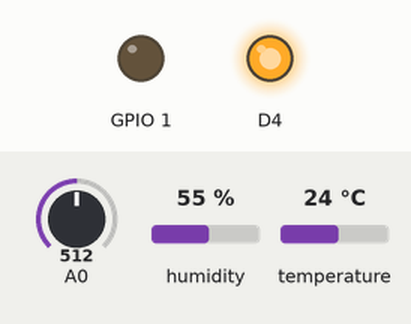
This sketch was run on a simulated ESP8266 (Wemos D1 mini). Parts: output pins drawn as LEDs (lit = HIGH). The inputs (shaded band) are chosen by the test bench; at power-on: temperature 24 °C, A0 = 512, humidity 55 %. WiFi joins after 1.5 s; servers stay silent unless stated; what the sketch prints to the serial monitor is not drawn.

Above: at 0.6 s.
At 2.7 s:
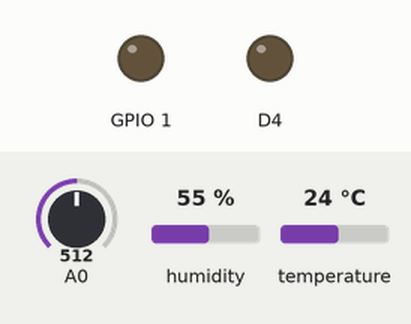
2.8 s: temperature set to 12 °C
7.4 s: temperature set to 19 °C
At 11.5 s:
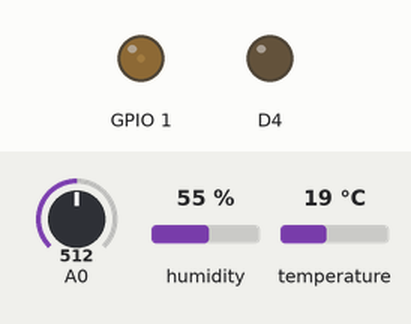
Timing chart, 0 to 13.0 s (numbered marks = the images above; inputs shaded):
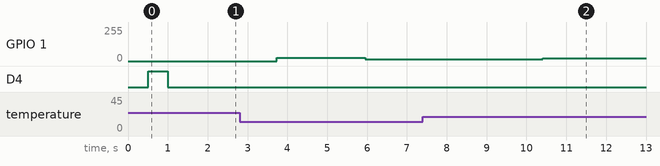

The sketch:

wemosd1yun.ino
```cpp
#include <stdlib.h>

#include <ESP8266WiFi.h>
#include <DHTesp.h>

#define _DEBUG  //设置是否调试，注释该行取消调试

#ifdef _DEBUG   //判断是否处于调试模式
  #define dprint(x)   sprint(x)
  #define dprintln(x) sprintln(x)
#else
  #define dprint(x)
  #define dprintln(x)
#endif

/*
* 我觉得用#define可以节约内存，将Serial.x替换成sx写起来也方便，
* 函数名一律小写不用经常大小写切换更好
*/

//函数名缩写
#define pmod(a,b)   pinMode(a,b)
#define dout(a,b)   digitalWrite(a,b)
#define aout(a,b)   analogWrite(a,b)
#define din(x)      digitalRead(x)
#define ain(x)      analogRead(x)
#define sprint(x)   Serial.print(x)
#define sprintln(x) Serial.println(x)

//OneNET平台设置,从OneNet开发者中心→设备列表→设备详情页面获取
#define DEV_ID      "571541226"                       //设备Id项
#define API_KEY     "CWTI3qiS=7FYnT1=fLFVhu=CluE="    //APIKey项
#define SER_ADDR    "api.heclouds.com"                //统一设置

//无线网络设置
#define NET_SSID    "Z"   //无线网络的名称
#define NET_PWD     "ZHOUOUOU" //无线网络密码
#define NET_LED     2           //这是WeMos板子中ESP8266模块上的LED灯引脚，共阳极，低电平亮

// 设置上传数据阀值，避免无效数据上传,DHT11可测温度范围0~50℃,湿度20~90%RH
#define TEMP_MAX    50  //温度
#define TEMP_MIN    0
#define HUMI_MAX    100  //湿度
#define HUMI_MIN    0

//DHT11引脚
#define DHT_PIN     D8

//全局变量
char    json_data[200];
char    packet[400];
char    json_len[4];
char    temp[6];
char    humi[6];
float   var;
DHTesp dht;

/*
* 此函数用于连接无线网络，连接过程中NET_LED闪烁
*/
void netconnect() {
  sprint("网络信息：\r\n"
        "\t名称:"NET_SSID"\r\n"
        "\t密码:"NET_PWD"\r\n"
        "连接中，请稍后");
  WiFi.begin(NET_SSID, NET_PWD);
  while(WiFi.status() != WL_CONNECTED)
  {
    sprint('.');
    dout(NET_LED, !din(NET_LED));   //逻辑取反，因返回值为有符号数，LOW(0)按位却反(~)所得结果为-1,不为HIGH(1)
    delay(500);
  }
  sprint("\r\n连接成功");
  dout(NET_LED, LOW);
}

/*
* 此函数判断无线网络状态，网络已连接NET_LED亮，未连接灭
*/
bool netstat() {
  if(WiFi.status() == WL_CONNECTED) {
    dout(NET_LED, LOW);
    return true;
  }
  else {
    dout(NET_LED, HIGH);
    return false;
  }
}

/*
* 此函数使用字符串拼接方式生成json数据
*/
void mk_json(char *id, char *value, char *id2, char *value2) {
  /*
   {"datastreams":[{"id":"TEMP","datapoints":[{"value":40}]},{"id":"HUMI","datapoints":[{"value":50}]}]}
   */
  memset(json_data, 0, 200);
  strcat(json_data, "{\"datastreams\":[");

  strcat(json_data, "{\"id\":\"");
  strcat(json_data, id);
  strcat(json_data, "\",\"datapoints\":[{\"value\":");
  strcat(json_data, value);
  strcat(json_data, "}]}");

  //欲增加一次上传数据项，复制此段，更改id2及value2为指定参数
  strcat(json_data, ",{\"id\":\"");
  strcat(json_data, id2);
  strcat(json_data, "\",\"datapoints\":[{\"value\":");
  strcat(json_data, value2);
  strcat(json_data, "}]}");

  strcat(json_data, "]}");

  itoa(strlen(json_data), json_len, 10);   //此句将json_data长度（strlen(json_data)）转换为十进制字符串形式储存在json_len中
}

  /*
   * 此函数使用字符串拼接方式生成http数据包，包含http数据包头及json数据
   */
void mk_packet() {
  /*
    POST /devices/DEV_ID/datapoints HTTP/1.1
    api-key:API_KEY
    Host:api.heclouds.com
    Content-Length:101

   */
  memset(packet, 0, 400);
  strcat(packet, "POST /devices/");
  strcat(packet, DEV_ID);
  strcat(packet, "/datapoints HTTP/1.1");
  strcat(packet, "\r\napi-key:");
  strcat(packet, API_KEY);
  strcat(packet, "\r\nHost:");
  strcat(packet, SER_ADDR);
  strcat(packet, "\r\nContent-Length:");
  strcat(packet, json_len);
  strcat(packet,"\r\n\r\n");

  /*
  POST /devices/DEV_ID/datapoints HTTP/1.1
  api-key:API_KEY
  Host:api.heclouds.com
  Content-Length:101

  {"datastreams":[{"id":"TEMP","datapoints":[{"value":40}]},{"id":"HUMI","datapoints":[{"value":50}]}]}
   */
  strcat(packet, json_data);
}

void setup() {
  Serial.begin(115200);
  pmod(NET_LED, OUTPUT);
  dout(NET_LED, HIGH);
  pmod(DHT_PIN, INPUT);
  dht.setup(DHT_PIN, DHTesp::DHT11);
  netconnect();
}

void loop() {
  WiFiClient wc;
  var = dht.getTemperature();
  if(var < TEMP_MIN || var > TEMP_MAX) {
    sprint("数据错误");
    return;   //部分编译器void类型函数不允许有返回值
  }
  dtostrf(var, 2, 1, temp);
  var = dht.getHumidity();
  if(var < HUMI_MIN || var > HUMI_MAX) {
    sprint("数据错误");
    return;
  }
  dtostrf(var, 3, 1, humi);

  mk_json("TEMP", temp, "HUMI", humi);
  mk_packet();
  dprint(packet);

  if(wc.connect(SER_ADDR, 80))  //尝试连接SER_ADDR:80
    wc.print(packet);           //发送http数据包
  else
    if(!netstat())
      netconnect();
    else
      sprint("连接到远程主机失败");

  wc.stop();
  delay(2000);

  analogWrite(D10,atoi(temp));
  sprint("\n");
  sprint(atoi(temp));
  sprint("\n");
  sprint(analogRead(D10));
  sprint("\n");
//  analogWrite(D11,int(atoi(humi)));
//  sprint(analogRead(D11));
//  sprint("\n");
}
```

Measured:
- after the input at 7.4 s, GPIO 1: 12/255 → 19/255 after 3.0 s
